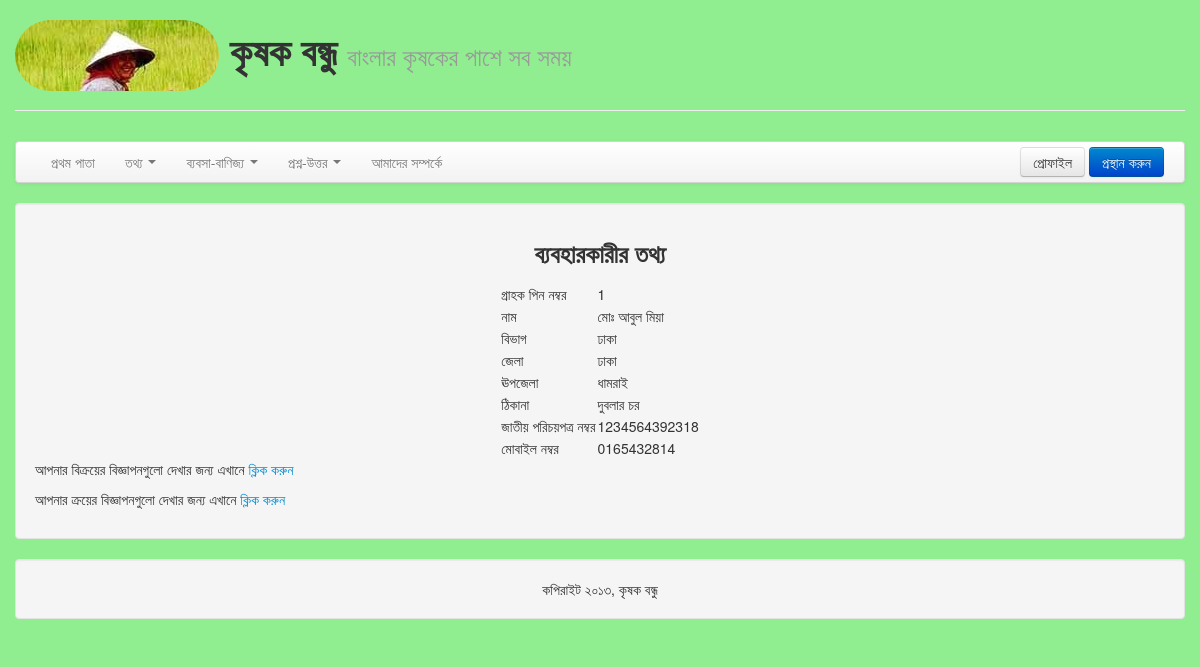
Page /index.php/user/myProfile (signed in) on the committed database.
### tables this page shows
CREATE TABLE IF NOT EXISTS `user` (
  `user_id` int(255) NOT NULL AUTO_INCREMENT,
  `user_name` varchar(30) NOT NULL,
  `division` varchar(30) NOT NULL,
  `district_name` varchar(30) NOT NULL,
  `subdistrict_name` varchar(30) NOT NULL,
  `national_id` text NOT NULL,
  `phone_no` text NOT NULL,
  `address` text,
  `password` text NOT NULL,
  PRIMARY KEY (`user_id`),
  KEY `district` (`division`,`district_name`),
  KEY `subdistrict` (`subdistrict_name`)
);

### application/controllers/user.php (called while the page is built, shortened)
<?php class User extends CI_Controller{
		public function __construct()
		{
			$this->load->model("dbmodel");
			$this->load->helper("url");
			$this->load->helper(array('form', 'url'));
			$this->load->helper('array');
			$this->load->library('form_validation');
		}
		public function myProfile(){
			$check=$this->dbmodel->login($_SESSION['id'],$_SESSION['password']);
			$data['check'] = $check;
			$this->load->view('template/header');
			$this->load->view('template/menubar', $this->models->generate_menubar_data());
			$this->load->view('user_profile', $data);
			$this->load->view('template/footer');
		}
}
?>

### index.php (called while the page is built, shortened)
<?php
require_once BASEPATH.'core/CodeIgniter.php';

### application/models/dbmodel.php (called while the page is built, shortened)
<?php
class Dbmodel extends CI_Model{
		public function login($user,$password){
			$query1 = "select * from user where user_id='".$user."' and password='".$password."';" ;
			$check= $this->db->query($query1);
			if($check->num_rows==1){
					return $check;
				}
			else return false;
		}
}
?>

### application/models/models.php (called while the page is built, shortened)
<?php
class Models extends CI_Model{
		public function get_crop_data(){
			$query = "SELECT DISTINCT(type) FROM crop";
			$result = $this->db->query($query);
			$ret = array();
			foreach( $result->result() as $r ){
				$type = $r->type;
				$query = "SELECT DISTINCT(subtype) FROM crop WHERE type='$type'";
				$result2 = $this->db->query($query);
				foreach( $result2->result() as $r2 ){
					$subtype = $r2->subtype;
					$query = "SELECT id, title FROM crop WHERE type='$type' and subtype='$subtype'";
					$result3 = $this->db->query($query);
					foreach( $result3->result() as $r3 ){
						$ret[$type][$subtype][$r3->title] = base_url() . 'index.php/crop/view/' .$r3->id;
					}
				}
			}
			return $ret;
		}
		public function get_bank_data(){
			$query = "SELECT bank_id, bank_name FROM bank";
			$result = $this->db->query($query);
			$ret = array();
			foreach( $result->result() as $r ){
				$ret[$r->bank_name] = base_url() . 'index.php/krishifirst/bankloan/' . $r->bank_id;
			}
			return $ret;
		}
		public function generate_url(){
			$ret = array();
			$ret['home'] = base_url();
			$ret['about'] = base_url().'index.php/krishifirst/about';
			$ret['login'] = base_url().'index.php/user/login';
			$ret['signup'] = base_url().'index.php/user/sign';
			$ret['logout'] = base_url().'index.php/user/unsetSession';
			$ret['profile'] = base_url().'index.php/user/myProfile';
			$ret['new_question'] = base_url().'index.php/question/questionIn';
			$ret['all_question'] = base_url().'index.php/question/questionShow';
			$ret['new_sell'] = base_url().'index.php/product/sell';
			$ret['list_sell'] = base_url().'index.php/product/showFullSellList';
			$ret['new_buy'] = base_url().'index.php/product/buy';
			$ret['list_buy'] = base_url().'index.php/product/showFullBuyList';
			$ret['market_analysis'] = base_url() . 'index.php/product/marketAnalysis';
			$ret['crop'] = base_url() . 'index.php/crop/listview';
			return $ret;
		}
		public function is_logged_in(){
			if( isset($_SESSION['x']) == true ){
				if( $_SESSION['x'] == '1' ){
					return true;
				}
			}
			return false;
		}
		public function get_user_data($user_id){
			$query = "SELECT * FROM user WHERE user_id = $user_id";
			$result = $this->db->query($query);
			return $result->result_array();
		}
		public function generate_menubar_data(){
			$ret = array();
			$ret['url'] = $this->generate_url();
			$ret['crop'] = $this->get_crop_data();
			$ret['bank'] = $this->get_bank_data();
			$ret['logged_in'] = $this->is_logged_in();
			if( $ret['logged_in'] ){
				$ret['user'] = $this->get_user_data($_SESSION['id']);
			}
			return $ret;
		}
	}
?>

### application/views/user_profile.php (the view)
<div class="row-fluid">
	<div class="span12 well">
		<table class="" align="center">
        <h3 align="center">ব্যবহারকারীর তথ্য</h3>
		<?php
			foreach($check->result_array() as $row){?>
                <tr>
    <td>গ্রাহক পিন নম্বর </td>
    <td><?php echo $row['user_id']?></td>
  </tr>
  <tr>
    <td>নাম </td>
    <td><?php echo $row['user_name']?></td>
  </tr>
  <tr>
    <td>বিভাগ </td>
    <td><?php echo $row['division']?></td>
  </tr>
  <tr>
    <td>জেলা </td>
    <td><?php echo $row['district_name']?></td>
  </tr>
  <tr>
    <td>ঊপজেলা </td>
    <td><?php echo $row['subdistrict_name']?></td>
  </tr>
  <tr>
    <td>ঠিকানা </td>
    <td><?php echo $row['address']?></td>
  </tr>
  <tr>
    <td>জাতীয় পরিচয়পত্র নম্বর </td>
    <td><?php echo $row['national_id']?></td>
  </tr>
  <tr>
    <td>মোবাইল নম্বর </td>
    <td><?php echo $row['phone_no']?></td>
  </tr>
		<?php	}?>
		</table>
        <p>আপনার বিক্রয়ের বিজ্ঞাপনগুলো দেখার জন্য এখানে <?php echo anchor('product/showSell/','ক্লিক করুন');?></p>
        <p>আপনার ক্রয়ের বিজ্ঞাপনগুলো দেখার জন্য এখানে <?php echo anchor('product/showBuy/','ক্লিক করুন');?></p>
	</div>
</div>

### rows in the picture
user: user_id "1", user_name "মোঃ আবুল মিয়া", division "ঢাকা", district_name "ঢাকা", subdistrict_name "ধামরাই", address "দুবলার চর", national "1234564392318", phone_no "0165432814"

### other values in the picture
anchor('product/showSell/','ক্লিক করুন') "ক্লিক করুন"
anchor('product/showBuy/','ক্লিক করুন') "ক্লিক করুন"
